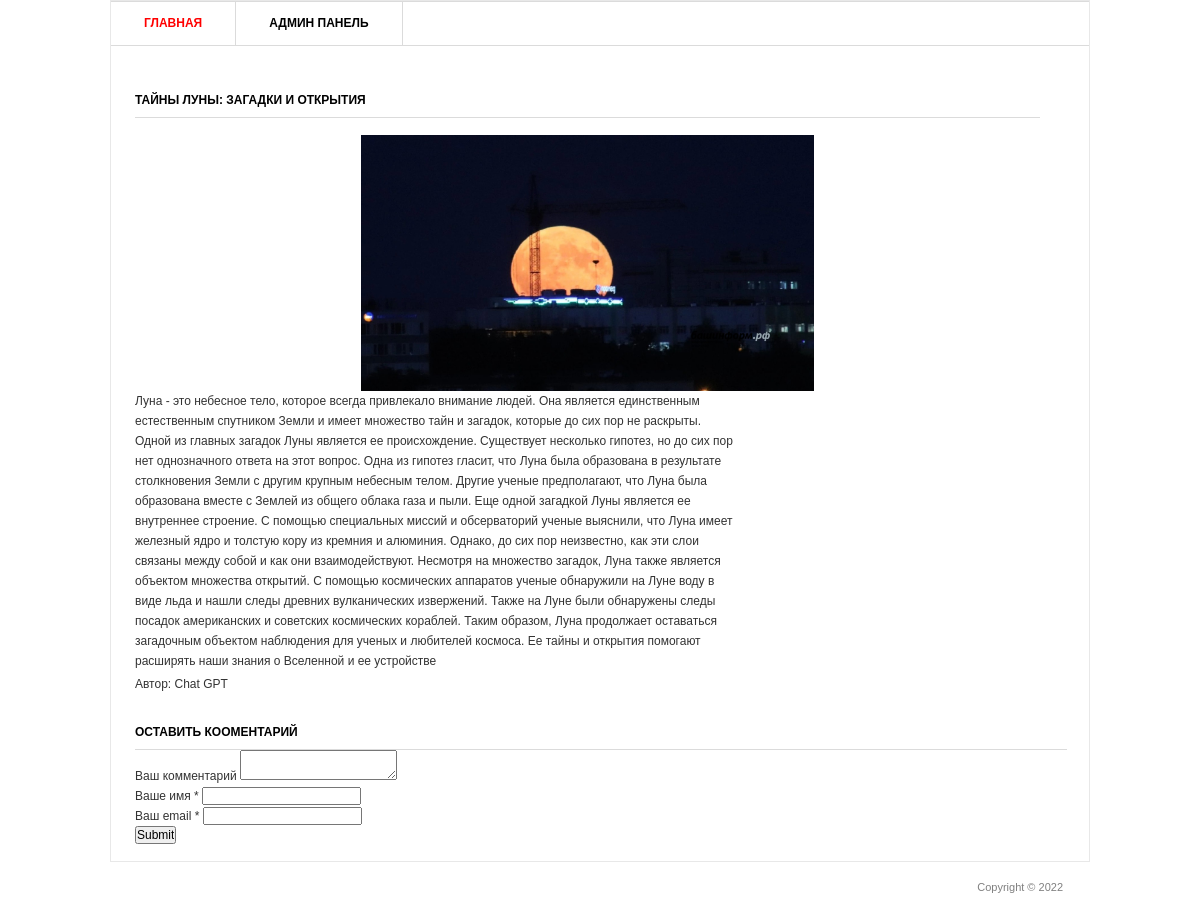
/1/, run on the app's committed database.
### blog/models.py (models this page shows, shortened)
class Post(models.Model):
    title = models.CharField('Заголовок записи', max_length=100)
    description = models.TextField('Текст записи')
    author = models.CharField('Имя автора', max_length=100)
    date = models.DateField('Дата публикации')
    img = models.ImageField('Изображения', upload_to='image/%Y')
    class Meta:
        verbose_name = 'Запись'
        verbose_name_plural = 'Записи'

### blog/views.py (the view)
# urls.py: path('<int:pk>/', views.PostDetail.as_view()),
class PostDetail(View):
    def get(self, request, pk):
        post = Post.objects.get(id=pk)
        return render(request, 'blog/blog_detail.html', {'post': post})

### templates/blog/blog_detail.html (shortened to what this page needs)
{% load static %}
<html >
<head>
	<link rel="stylesheet" href="{% static 'css/style.css' %}" type="text/css" media="all" />
</head>
<body>
<div class="shell">
	<div class="border">
		<div id="navigation">
			<ul>
			    <li><a href="/" class="active">Главная</a></li>
			    <li><a href="/admin">Админ панель</a></li>
			</ul>
		</div>
		<div id="main">
			<div id="content" class="left">
				<div class="projects">
					<h3>{{ post.title }}</h3>
                    <p align="center">
                        <img src="{{ post.img.url }}" width="50%" />
                    </p>
					<div class="item">
						<div class="text left">
							<p>{{ post.description }}</p>
							<p>Автор: {{ post.author }}</p>
						</div>
					</div>
				</div>
			</div>
			<div class="form-comment">
				<h3>Оставить кооментарий</h3>
				<div>
					<form action="{% url 'add_comments' post.id %}" method="post">
						<div>
							<label>Ваш комментарий</label>
							<textarea name="text_comments"></textarea>
						</div>
						<div>
							<label>Ваше имя *</label>
							<input type="text" name="name">
						</div>
						<div>
							<label>Ваш email *</label>
							<input type="email" name="email">
						</div>
						<div>
							<input type="submit">
						</div>
					</form>
				</div>
			</div>
		</div>
	</div>
	<div id="footer">
		<p class="copy right">Copyright &copy;  2022 </p>
	</div>
</div>
</body>
</html>

### static/css/style.css (style rules this page uses)
* { margin: 0; padding: 0; outline:0; }
body { font-size: 12px; line-height: 20px; font-family: Georgia, Arial, Helvetica, Sans-Serif; color: #333; background: url() repeat 0 0; }
a { color: #ff0000; text-decoration: none; cursor:pointer; }
input, textarea, select { font-family: Arial, Helvetica, sans-serif; font-size:12px; }
textarea { overflow:auto; }
.left, .alignleft { float: left; display: inline; }
.right, .alignright { float: right; display: inline; }
.shell { width: 980px; margin: 0 auto; }
.border { border: 1px solid #e8e8e8; background: #fff; position: relative; }
#navigation { height: 43px; border-top: 1px solid #dbdbdb; border-bottom: 1px solid #dbdbdb; }
#navigation ul { list-style: none; }
#navigation ul li { float: left; height: 43px; border-right: 1px solid #dbdbdb; font-size: 12px; line-height: 43px; font-weight: bold; text-transform: uppercase; }
#navigation ul li a { float: left; height: 43px; color: #000; padding: 0 33px; }
#navigation ul li a:hover, #navigation ul li a.active { color: #ff0000; text-decoration: none; }
#main { width: 932px; padding: 37px 24px 17px 24px; }
#main h3 { font-size: 12px; line-height: 15px; color: #000; text-transform: uppercase; border-bottom: 1px solid #dbdbdb; padding: 0 0 9px 0; }
#content { width: 905px; }
.projects { padding: 10px 0 0 0; }
.projects h3 { margin: 0 0 17px 0; }
.projects .item { margin: 0 0 28px 0; }
.projects .text { width: 600px; }
.projects .text p { padding: 0 0 3px 0; }
#footer { font-family: Arial, sans-serif; font-size: 11px; line-height: 14px; color: #7f7f7f; padding: 18px 27px 20px 38px; }

### data on the page
Post: title "ТАЙНЫ ЛУНЫ: ЗАГАДКИ И ОТКРЫТИЯ", img (picture), description "Луна - это небесное тело, которое всегда привлекало внимание людей. Она является единственным естественным спутником Земли и имеет множество тайн и загадок, которые до сих пор не раскрыты. Одной из главных загадок Луны является ее происхождение. Существует несколько гипотез, но до сих пор нет однозначного ответа на этот вопрос. Одна из гипотез гласит, что Луна была образована в результате столкновения Земли с другим крупным небесным телом. Другие ученые предполагают, что Луна была образована вместе с Землей из общего облака газа и пыли. Еще одной загадкой Луны является ее внутреннее строение. С помощью специальных миссий и обсерваторий ученые выяснили, что Луна имеет железный ядро и толстую…", author "Chat GPT"
